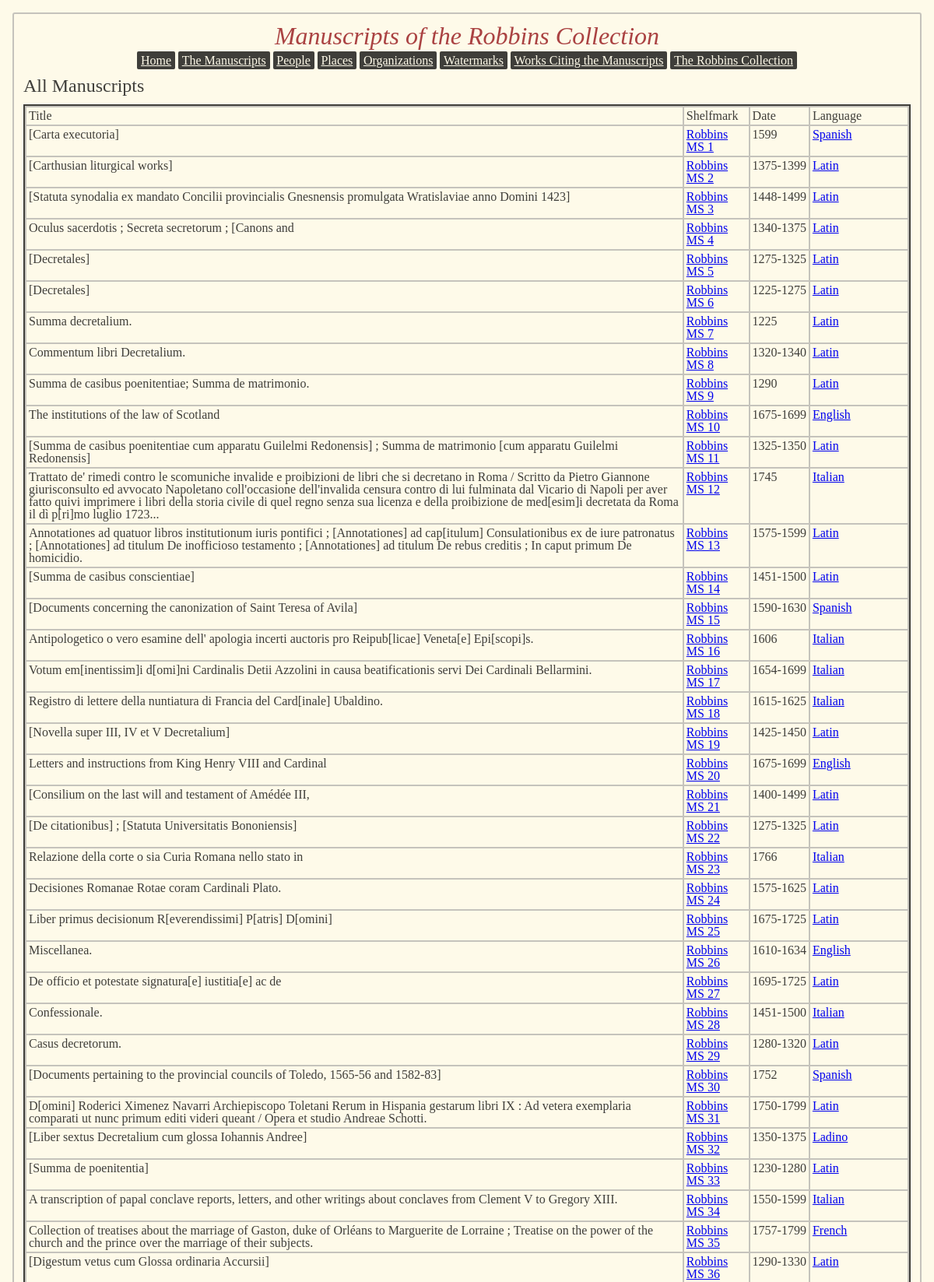
The page /list_mss (upper part) on the database its author committed.
### app/models.py (models this page shows, shortened)
class manuscript(db.Model):
	id = db.Column(db.Integer, primary_key=True)
	shelfmark = db.Column(db.String(15))
	ms_format = db.Column(db.String(20))
	date1 = db.Column(db.Integer)
	date2 = db.Column(db.Integer)
	datetype = db.Column(db.String(1))
	language = db.Column(db.Integer, db.ForeignKey('language.id'))
	summary = db.Column(db.String(1000))
	ownership_history = db.Column(db.String(1000))
	origin = db.Column(db.String(1000))
	decoration = db.Column(db.String(1000))
	binding = db.Column(db.String(1000))
	num_volumes = db.Column(db.Integer)
	ds_url = db.Column(db.String(1000))
	volumes = db.relationship('volume',
		backref = 'ms',
		lazy='dynamic')
	contents = db.relationship('content_item',
		backref = 'ms',
		lazy='dynamic')
	titles = db.relationship('title',
		backref = 'ms',
		lazy='dynamic'
		)
	watermarks = db.relationship('watermark',
		secondary = has_watermark,
		backref = db.backref('mss', lazy='dynamic')
		)
	assoc_people = db.relationship('person_ms_assoc',
		backref = 'ms',
		lazy='dynamic')
	places = db.relationship('place',
		secondary = has_place,
		backref = db.backref('mss', lazy='dynamic')
		)
	orgs = db.relationship('org_ms_assoc',
		backref= 'ms',
		lazy='dynamic')
	treatments = db.relationship('external_doc',
		secondary=has_external_doc,
		backref = db.backref('mss', lazy='dynamic')
		)
	subjects = db.relationship('ms_subject_assoc',
		backref = 'ms',
		lazy = 'dynamic'
		)

class title(db.Model):
	id = db.Column(db.Integer, primary_key=True)
	title_text = db.Column(db.String(150))
	title_type = db.Column(db.String(20))
	ms_id = db.Column(db.Integer, db.ForeignKey('manuscript.id'))

class language(db.Model):
	id = db.Column(db.Integer, primary_key = True)
	name = db.Column(db.String(60))
	mss = db.relationship('manuscript',
		backref = 'ms_language',
		lazy='dynamic')

### app/views.py (the view)
@app.route('/list_mss', methods = ['GET'])
def list_mss():
	allmss = models.manuscript.query.all()
	return render_template('msresults.html', recs = allmss, headline = 'All Manuscripts')

### app/templates/msresults.html
{% extends "base.html" %}
{% block content %}
	<h3>{{ headline }}</h3>
	<div id="contentsdiv">
		<table id="contentstable">
		<tr>
			<td>Title</td>
			<td>Shelfmark</td>
			<td>Date</td>
			<td>Language</td>
		</tr>
		{% for record in recs %}
		<tr>
			<td>{{record.titles.filter_by(title_type='main').first().title_text}}</td>
			<td><a href="ms{{record.id}}">{{record.shelfmark}}</a></td>
			{% if record.date2 %}
			<td>{{record.date1}}-{{record.date2}}</td>
			{% else %}
			<td>{{record.date1}}</td>
			{% endif %}
			<td><a href="{{url_for('ms_by_language', focus_lang_id=record.ms_language.id)}}">{{record.ms_language.name}}</a></td>
		</tr>
		{% endfor %}
		</table>
	</div>
{% endblock %}

### app/static/main.css (style rules this page uses)
html, body, div, span, applet, object, iframe, h1, h2, h3, h4, h5, h6, p, blockquote, pre, a, abbr, acronym, address, big, cite, code, del, dfn, em, img, ins, kbd, q, s, samp, small, strike, strong, sub, sup, tt, var, b, u, i, center, dl, dt, dd, ol, ul, li, fieldset, form, label, legend, table, caption, tbody, tfoot, thead, tr, th, td, article, aside, canvas, details, embed, figure, figcaption, footer, header, hgroup, menu, nav, output, ruby, section, summary, time, mark, audio, video { margin: 0; padding: 0; border: 0; font-size: 100%; font: inherit; vertical-align: baseline; }
body { line-height: 1; }
table { border-collapse: collapse; border-spacing: 0; }
html, body { background-color: #FEFAE9; margin: 0; padding: 0; }
h3, h4, h5, h6 { font-family: "Times New Roman"; color: #3F3E3A; }
h3 { font-size: 1.5em; }
div#wrapper h3, h4 { margin: .5em; }
p, td, th { color: #3F3E3A; font-family: "Times New Roman"; font-size: 1em; }
#contentsdiv { margin: .75em; border-style: solid; border-color: #3F3E3A; border-width: 2px; }
table, th, td { vertical-align: top; border-width: 2px; border-style: solid; border-color: #C5C3BC; border-collapse: collapse; padding: 3px; text-align: left; }

### rows shown on the page
manuscript: titles.filter_by "[Carta executoria]", shelfmark "Robbins MS 1", date1 "1599", ms_language.name "Spanish"
manuscript: titles.filter_by "[Carthusian liturgical works]", shelfmark "Robbins MS 2", date1 "1375", date2 "1399", ms_language.name "Latin"
manuscript: titles.filter_by "[Statuta synodalia ex mandato Concilii provincialis Gnesnensis promulgata Wratislaviae anno Domini 1423]", shelfmark "Robbins MS 3", date1 "1448", date2 "1499", ms_language.name "Latin"
manuscript: titles.filter_by "Oculus sacerdotis ; Secreta secretorum ; [Canons and", shelfmark "Robbins MS 4", date1 "1340", date2 "1375", ms_language.name "Latin"
manuscript: titles.filter_by "[Decretales]", shelfmark "Robbins MS 5", date1 "1275", date2 "1325", ms_language.name "Latin"
manuscript: titles.filter_by "[Decretales]", shelfmark "Robbins MS 6", date1 "1225", date2 "1275", ms_language.name "Latin"
manuscript: titles.filter_by "Summa decretalium.", shelfmark "Robbins MS 7", date1 "1225", ms_language.name "Latin"
manuscript: titles.filter_by "Commentum libri Decretalium.", shelfmark "Robbins MS 8", date1 "1320", date2 "1340", ms_language.name "Latin"
manuscript: titles.filter_by "Summa de casibus poenitentiae; Summa de matrimonio.", shelfmark "Robbins MS 9", date1 "1290", ms_language.name "Latin"
manuscript: titles.filter_by "The institutions of the law of Scotland", shelfmark "Robbins MS 10", date1 "1675", date2 "1699", ms_language.name "English"
manuscript: titles.filter_by "[Summa de casibus poenitentiae cum apparatu Guilelmi Redonensis] ; Summa de matrimonio [cum apparatu Guilelmi Redonensis]", shelfmark "Robbins MS 11", date1 "1325", date2 "1350", ms_language.name "Latin"
manuscript: titles.filter_by "Trattato de' rimedi contro le scomuniche invalide e proibizioni de libri che si decretano in Roma / Scritto da Pietro Giannone giurisconsulto ed avvocato Napoletano coll'occasione dell'invalida censura contro di lui fulminata dal Vicario di Napoli per aver fatto quivi imprimere i libri della storia civile di quel regno senza sua licenza e della proibizione de med[esim]i decretata da Roma il dì p[ri]mo luglio 1723...", shelfmark "Robbins MS 12", date1 "1745", ms_language.name "Italian"
manuscript: titles.filter_by "Annotationes ad quatuor libros institutionum iuris pontifici ; [Annotationes] ad cap[itulum] Consulationibus ex de iure patronatus ; [Annotationes] ad titulum De inofficioso testamento ; [Annotationes] ad titulum De rebus creditis ; In caput primum De homicidio.", shelfmark "Robbins MS 13", date1 "1575", date2 "1599", ms_language.name "Latin"
manuscript: titles.filter_by "[Summa de casibus conscientiae]", shelfmark "Robbins MS 14", date1 "1451", date2 "1500", ms_language.name "Latin"
manuscript: titles.filter_by "[Documents concerning the canonization of Saint Teresa of Avila]", shelfmark "Robbins MS 15", date1 "1590", date2 "1630", ms_language.name "Spanish"
manuscript: titles.filter_by "Antipologetico o vero esamine dell' apologia incerti auctoris pro Reipub[licae] Veneta[e] Epi[scopi]s.", shelfmark "Robbins MS 16", date1 "1606", ms_language.name "Italian"
manuscript: titles.filter_by "Votum em[inentissim]i d[omi]ni Cardinalis Detii Azzolini in causa beatificationis servi Dei Cardinali Bellarmini.", shelfmark "Robbins MS 17", date1 "1654", date2 "1699", ms_language.name "Italian"
manuscript: titles.filter_by "Registro di lettere della nuntiatura di Francia del Card[inale] Ubaldino.", shelfmark "Robbins MS 18", date1 "1615", date2 "1625", ms_language.name "Italian"
manuscript: titles.filter_by "[Novella super III, IV et V Decretalium]", shelfmark "Robbins MS 19", date1 "1425", date2 "1450", ms_language.name "Latin"
manuscript: titles.filter_by "Letters and instructions from King Henry VIII and Cardinal", shelfmark "Robbins MS 20", date1 "1675", date2 "1699", ms_language.name "English"
manuscript: titles.filter_by "[Consilium on the last will and testament of Amédée III,", shelfmark "Robbins MS 21", date1 "1400", date2 "1499", ms_language.name "Latin"
manuscript: titles.filter_by "[De citationibus] ; [Statuta Universitatis Bononiensis]", shelfmark "Robbins MS 22", date1 "1275", date2 "1325", ms_language.name "Latin"
manuscript: titles.filter_by "Relazione della corte o sia Curia Romana nello stato in", shelfmark "Robbins MS 23", date1 "1766", ms_language.name "Italian"
manuscript: titles.filter_by "Decisiones Romanae Rotae coram Cardinali Plato.", shelfmark "Robbins MS 24", date1 "1575", date2 "1625", ms_language.name "Latin"
manuscript: titles.filter_by "Liber primus decisionum R[everendissimi] P[atris] D[omini]", shelfmark "Robbins MS 25", date1 "1675", date2 "1725", ms_language.name "Latin"
manuscript: titles.filter_by "Miscellanea.", shelfmark "Robbins MS 26", date1 "1610", date2 "1634", ms_language.name "English"
manuscript: titles.filter_by "De officio et potestate signatura[e] iustitia[e] ac de", shelfmark "Robbins MS 27", date1 "1695", date2 "1725", ms_language.name "Latin"
manuscript: titles.filter_by "Confessionale.", shelfmark "Robbins MS 28", date1 "1451", date2 "1500", ms_language.name "Italian"
manuscript: titles.filter_by "Casus decretorum.", shelfmark "Robbins MS 29", date1 "1280", date2 "1320", ms_language.name "Latin"
manuscript: titles.filter_by "[Documents pertaining to the provincial councils of Toledo, 1565-56 and 1582-83]", shelfmark "Robbins MS 30", date1 "1752", ms_language.name "Spanish"
manuscript: titles.filter_by "D[omini] Roderici Ximenez Navarri Archiepiscopo Toletani Rerum in Hispania gestarum libri IX : Ad vetera exemplaria comparati ut nunc primum editi videri queant / Opera et studio Andreae Schotti.", shelfmark "Robbins MS 31", date1 "1750", date2 "1799", ms_language.name "Latin"
manuscript: titles.filter_by "[Liber sextus Decretalium cum glossa Iohannis Andree]", shelfmark "Robbins MS 32", date1 "1350", date2 "1375", ms_language.name "Ladino"
manuscript: titles.filter_by "[Summa de poenitentia]", shelfmark "Robbins MS 33", date1 "1230", date2 "1280", ms_language.name "Latin"
manuscript: titles.filter_by "A transcription of papal conclave reports, letters, and other writings about conclaves from Clement V to Gregory XIII.", shelfmark "Robbins MS 34", date1 "1550", date2 "1599", ms_language.name "Italian"
manuscript: titles.filter_by "Collection of treatises about the marriage of Gaston, duke of Orléans to Marguerite de Lorraine ; Treatise on the power of the church and the prince over the marriage of their subjects.", shelfmark "Robbins MS 35", date1 "1757", date2 "1799", ms_language.name "French"
manuscript: titles.filter_by "[Digestum vetus cum Glossa ordinaria Accursii]", shelfmark "Robbins MS 36", date1 "1290", date2 "1330", ms_language.name "Latin"

### other values the page prints
{{ headline }} "All Manuscripts"
